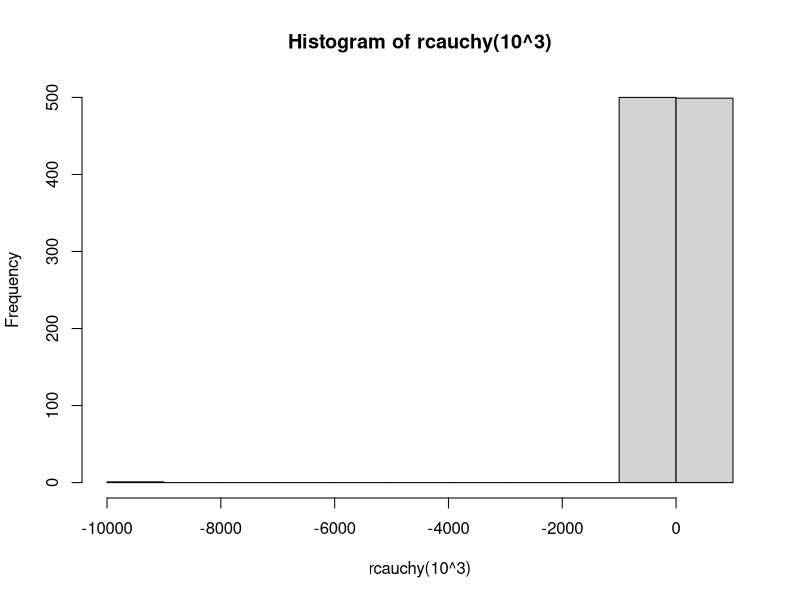
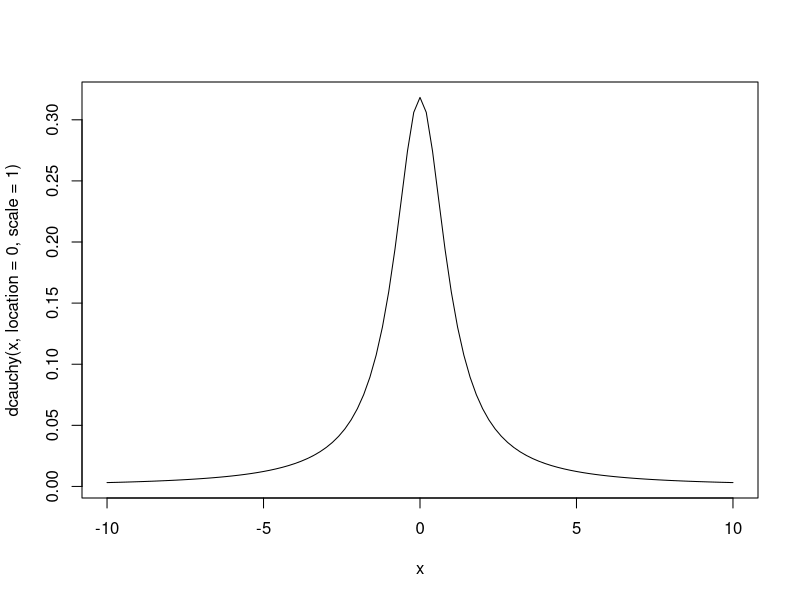

Write R code to recreate these figures, in order.
# It's' the distribution of the ratio of two independent normally distributed random variables with mean zero.
# X/Y ~ Cauchy(0, 1)
# its expected value and its variance are undefined
# The Cauchy distribution has no moment generating function
# it has fat tail against normal dist
hist(rcauchy(10^3))
x <- (-100L:100L) * 0.1
curve(dcauchy(x, location = 0., scale = 1.), from = -10., to = 10.)
